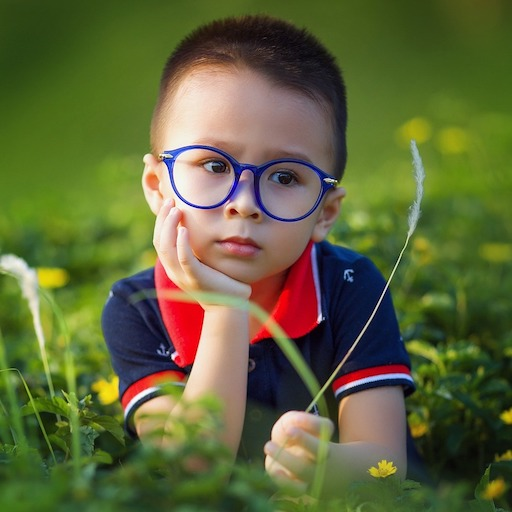
#> input picture Anushrut/openCV/sample.jpg, 512 x 512 px, given in place of the camera
$ python canny_edge.py
#> lines starting #> are read from the running program, lines starting #| are printed output that depends on the picture; after the words box and inside, x2 and y2 are one past the last pixel; in counts of white or black regions, pixels touching at a corner belong together
import cv2

import numpy as np
cap = cv2.VideoCapture(0)
kernel = np.ones((5,5),np.uint8)
while(1):
    # Take each frame
    ret, frame = cap.read()
#> frame is the input picture: shape (512, 512, 3); mean B, G, R 57.8, 101.6, 95.4
    # convert img to gray
    gray=cv2.cvtColor(frame,cv2.COLOR_BGR2GRAY)
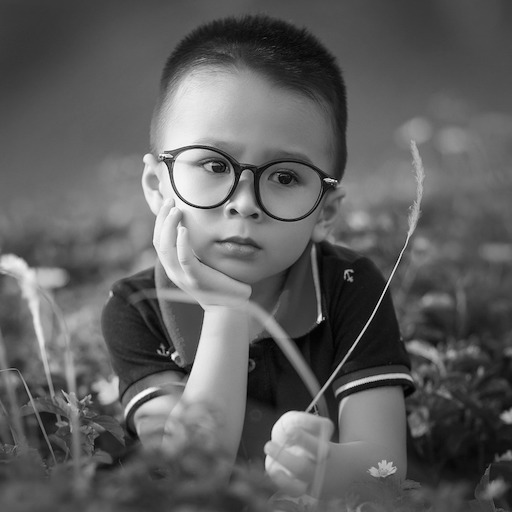
#> gray: shape (512, 512); min 0, max 254, mean 94.7

    # blurred image to improve smoothness
    gray = cv2.GaussianBlur(gray, (5, 5), 0)
    edge1=cv2.Canny(gray,100,200,)
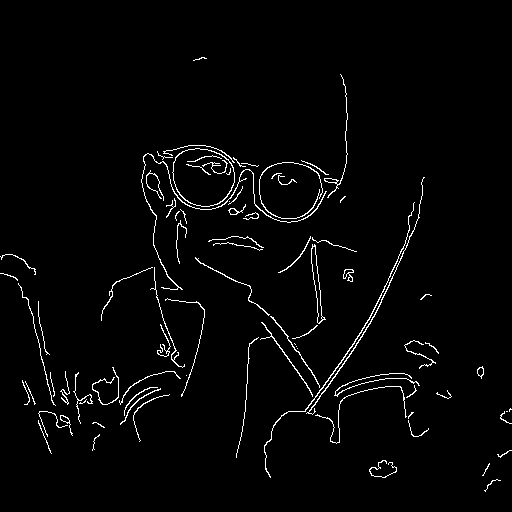
#> edge1: shape (512, 512); 2.4% white in thin lines or dots, all inside (x1, y1, x2, y2) = (0, 57, 512, 492)
    edge2=cv2.Canny(gray,50,200,)
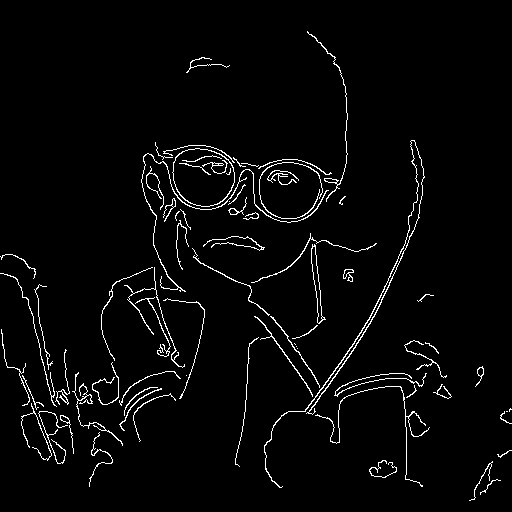
#> edge2: shape (512, 512); 3% white in thin lines or dots
    edge3=cv2.Canny(gray,100,50,)
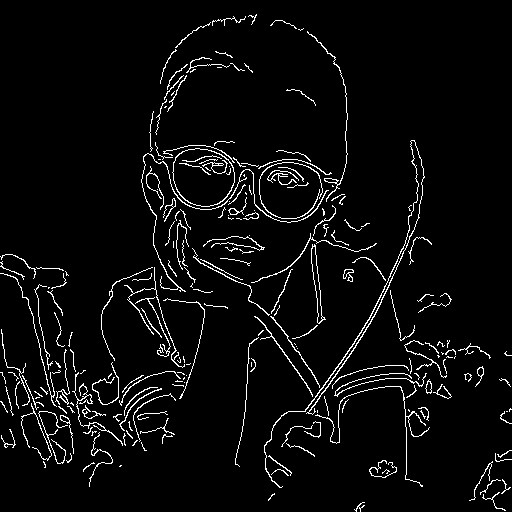
#> edge3: shape (512, 512); 4.4% white in thin lines or dots

    cv2.imshow("frame",frame)

    ## additional frame overriding to observe changes in the original img
    # res = cv2.bitwise_and(frame,frame,mask=edge3)
    # cv2.imshow("over",res)

    cv2.imshow("edge-3",edge1)
    cv2.imshow("edge-10",edge2)
    cv2.imshow("edge-25",edge3)


    k = cv2.waitKey(5) & 0xFF
#> (key Esc is pressed here)
    if k == 27:
        break
cv2.destroyAllWindows()
